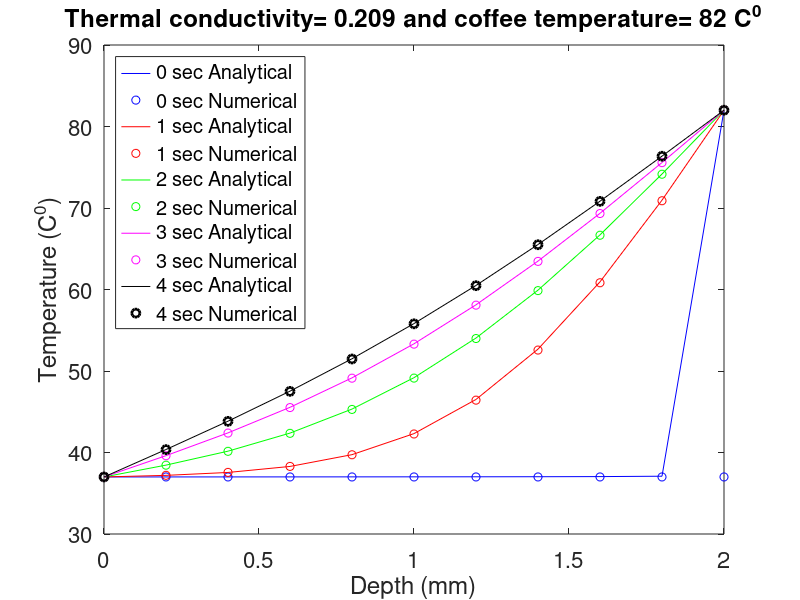
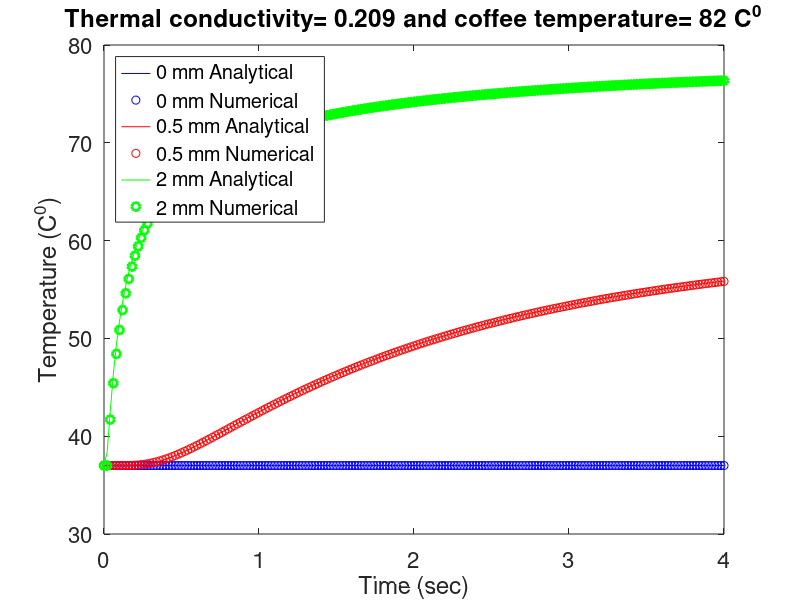

Reproduce these figures in MATLAB, in order.

clear all;
close all;

                    %%%Define Global Parameters
%space 
L = 2; %skin depth
dx = 0.2   ; %space step
nx = L/dx; %number of space points
x = 0:dx:L; %space variable
%time 
Time = 4; %maximum time 
dt = 0.02; %time step
nt = Time/dt; %number of time points
t = 0:dt:Time; %time variable

%themral conductivity
k = 0.209; %epidermis dominated effect
%k = 0.322; %dermis dominated effect

%Define boundary temperatures
%body temperature 
Tbody_C = 37; %in celsius 
Tbody_K = Tbody_C + 273.15; %kelvin
%coffee temperature 1
% Tcoffee_C = 60; %in celsius
% Tcoffee_K = Tcoffee_C + 273.15; %kelvin
%coffee temperature 2
Tcoffee_C = 82; %in celsius
Tcoffee_K = Tcoffee_C + 273.15; %kelvin


                    %%%Analytical Solution

%Define anonymous functions
C_n = @(Tbody_K,Tcoffee_K,n) 2*(Tcoffee_K-Tbody_K)*((-1)^n)/(pi*n);
C_0 = @(Tbody_K,Tcoffee_K,x) (Tcoffee_K-Tbody_K)*x/L+Tbody_K;
Tn = @(n,x,t,k,Tbody_K,Tcoffee_K) C_n(Tbody_K,Tcoffee_K,n).*sin(n*pi*x/L).*exp(-k*t*(n*pi/(L))^2);

%Define a mesh for space and time
[X,T] = meshgrid(x,t);

%initialise the sum to zero
Tsum = zeros(size(C_0(Tcoffee_K,Tbody_K,X)));
%use definite loop instead of indefinite sum
for i=1:1000
    Tsum = Tsum + Tn(i,X,T,k,Tbody_K,Tcoffee_K);%computing the sum
end

%compute the final solution
Tsol_ana = C_0(Tbody_K,Tcoffee_K,X)+Tsum;

%convert the solution to celsius
Tsol_ana = (Tsol_ana-273.15)';

                    %%%Numerical Solution

%CFL number to ensure stability (less or equal to 0.5)
CFL = dt/dx^2;

%initial condition
Tini = zeros(nx+1,1);
Tini(:,1) = Tbody_K;

%boundary conditions
%BC at x=0
T0 = zeros(1,nt+1); %define a vector
T0(1,:) = Tbody_K; 
%BC at x=L
TL = zeros(1,nt+1); %define a vector
TL(1,:) = Tcoffee_K;

%construct the solution matrix
Tsol_num = zeros(nx+1,nt+1); %define the dimensions of the solution matrix
Tsol_num(1,:) = T0; %insert the first BC
Tsol_num(nx+1,:) = TL; %insert the second BC
Tsol_num(:,1) = Tini; %insert the IC

%set up the iteration process for forward Euler method
for j = 1:nt
    for i = 2:nx
        Tsol_num(i,j+1) = Tsol_num(i,j) + k * CFL *(Tsol_num(i+1,j)-2*Tsol_num(i,j)+Tsol_num(i-1,j));
    end
end

%convert the solution to celsius
Tsol_num = Tsol_num-273.15;


                        %%%Error Estimation
%Root mean square error
for i = 1:length(t)
    Error = sqrt(sum((Tsol_num(:,i) - Tsol_ana(:,i)).^2)/numel(x));
end

                        %%%Plotting
                        
%for different time steps
figure(1)
plot(x,Tsol_ana(:,1),'b',x,Tsol_num(:,1),'bo',...
    x,Tsol_ana(:,50),'r',x,Tsol_num(:,50),'ro',...
    x,Tsol_ana(:,100),'g',x,Tsol_num(:,100),'go',...
    x,Tsol_ana(:,150),'m',x,Tsol_num(:,150),'mo',...
    x,Tsol_ana(:,200),'k',x,Tsol_num(:,200),'ko','LineWidth',2)
xlabel('Depth (mm)')
ylabel('Temperature (C^0)')
title(['Thermal conductivity= ', num2str(k), ' and coffee temperature= ', ...
    num2str(Tcoffee_C),' C^0'])
legend('0 sec Analytical','0 sec Numerical',...
    '1 sec Analytical','1 sec Numerical',...
    '2 sec Analytical','2 sec Numerical',...
    '3 sec Analytical','3 sec Numerical',...
    '4 sec Analytical','4 sec Numerical',...
    'Location','NorthWest')
set(gca,'FontSize',16)
%for different depths
figure(2)
plot(t,Tsol_ana(1,:),'b',t,Tsol_num(1,:),'bo',...
    t,Tsol_ana(6,:),'r',t,Tsol_num(6,:),'ro',...
    t,Tsol_ana(10,:),'g',t,Tsol_num(10,:),'go','LineWidth',2)
xlabel('Time (sec)')
ylabel('Temperature (C^0)')
title(['Thermal conductivity= ', num2str(k), ' and coffee temperature= ', ...
    num2str(Tcoffee_C),' C^0'])
legend('0 mm Analytical','0 mm Numerical',...
    '0.5 mm Analytical','0.5 mm Numerical',...
    '2 mm Analytical','2 mm Numerical',...
    'Location','NorthWest')
set(gca,'FontSize',16)




